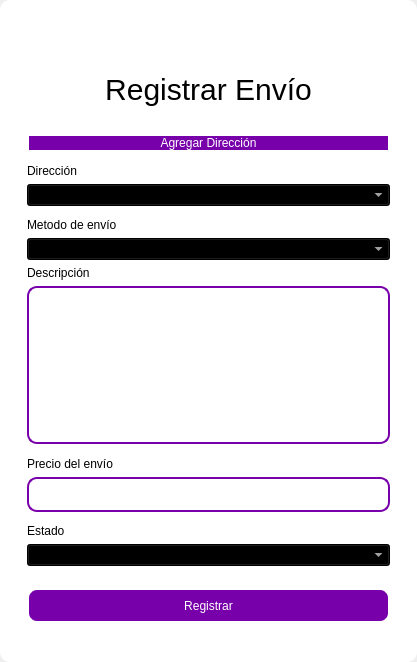
<?xml version="1.0" encoding="UTF-8"?>
<ui version="4.0">
 <class>MainWindow</class>
 <widget class="QMainWindow" name="MainWindow">
  <property name="geometry">
   <rect>
    <x>0</x>
    <y>0</y>
    <width>417</width>
    <height>662</height>
   </rect>
  </property>
  <property name="windowTitle">
   <string>MainWindow</string>
  </property>
  <property name="styleSheet">
   <string notr="true"/>
  </property>
  <widget class="QWidget" name="centralwidget">
   <property name="styleSheet">
    <string notr="true"/>
   </property>
   <layout class="QVBoxLayout" name="verticalLayout">
    <property name="spacing">
     <number>0</number>
    </property>
    <property name="leftMargin">
     <number>0</number>
    </property>
    <property name="topMargin">
     <number>0</number>
    </property>
    <property name="rightMargin">
     <number>0</number>
    </property>
    <property name="bottomMargin">
     <number>0</number>
    </property>
    <item>
     <widget class="QFrame" name="frame">
      <property name="enabled">
       <bool>true</bool>
      </property>
      <property name="styleSheet">
       <string notr="true">QFrame {
	border-radius:10px;
	background-color: rgb(255, 255, 255);
 }
</string>
      </property>
      <property name="frameShape">
       <enum>QFrame::StyledPanel</enum>
      </property>
      <property name="frameShadow">
       <enum>QFrame::Raised</enum>
      </property>
      <layout class="QVBoxLayout" name="verticalLayout_2">
       <item>
        <widget class="QFrame" name="frame_superior">
         <property name="minimumSize">
          <size>
           <width>0</width>
           <height>40</height>
          </size>
         </property>
         <property name="maximumSize">
          <size>
           <width>16777215</width>
           <height>40</height>
          </size>
         </property>
         <property name="styleSheet">
          <string notr="true">QPushButton{
border-radius:18px;
}

QPushButton:hover{
	background-color: rgb(0, 0, 0);
}
</string>
         </property>
         <property name="frameShape">
          <enum>QFrame::StyledPanel</enum>
         </property>
         <property name="frameShadow">
          <enum>QFrame::Raised</enum>
         </property>
         <layout class="QHBoxLayout" name="horizontalLayout_3">
          <property name="spacing">
           <number>4</number>
          </property>
          <property name="leftMargin">
           <number>0</number>
          </property>
          <property name="topMargin">
           <number>0</number>
          </property>
          <property name="rightMargin">
           <number>0</number>
          </property>
          <property name="bottomMargin">
           <number>0</number>
          </property>
          <item>
           <widget class="QPushButton" name="btn_icon">
            <property name="text">
             <string/>
            </property>
            <property name="iconSize">
             <size>
              <width>40</width>
              <height>40</height>
             </size>
            </property>
           </widget>
          </item>
          <item>
           <spacer name="horizontalSpacer_2">
            <property name="orientation">
             <enum>Qt::Horizontal</enum>
            </property>
            <property name="sizeHint" stdset="0">
             <size>
              <width>443</width>
              <height>20</height>
             </size>
            </property>
           </spacer>
          </item>
          <item>
           <widget class="QPushButton" name="bt_minimizar">
            <property name="minimumSize">
             <size>
              <width>38</width>
              <height>38</height>
             </size>
            </property>
            <property name="maximumSize">
             <size>
              <width>38</width>
              <height>38</height>
             </size>
            </property>
            <property name="cursor">
             <cursorShape>PointingHandCursor</cursorShape>
            </property>
            <property name="text">
             <string/>
            </property>
            <property name="icon">
             <iconset>
              <normaloff>image/minus.svg</normaloff>image/minus.svg</iconset>
            </property>
            <property name="iconSize">
             <size>
              <width>38</width>
              <height>38</height>
             </size>
            </property>
           </widget>
          </item>
          <item>
           <widget class="QPushButton" name="bt_maximizar">
            <property name="minimumSize">
             <size>
              <width>38</width>
              <height>38</height>
             </size>
            </property>
            <property name="maximumSize">
             <size>
              <width>38</width>
              <height>38</height>
             </size>
            </property>
            <property name="cursor">
             <cursorShape>PointingHandCursor</cursorShape>
            </property>
            <property name="text">
             <string/>
            </property>
            <property name="icon">
             <iconset>
              <normaloff>image/chevron-up.svg</normaloff>image/chevron-up.svg</iconset>
            </property>
            <property name="iconSize">
             <size>
              <width>38</width>
              <height>38</height>
             </size>
            </property>
           </widget>
          </item>
          <item>
           <widget class="QPushButton" name="bt_restaurar">
            <property name="minimumSize">
             <size>
              <width>38</width>
              <height>38</height>
             </size>
            </property>
            <property name="maximumSize">
             <size>
              <width>38</width>
              <height>38</height>
             </size>
            </property>
            <property name="cursor">
             <cursorShape>PointingHandCursor</cursorShape>
            </property>
            <property name="text">
             <string/>
            </property>
            <property name="icon">
             <iconset>
              <normaloff>image/chevron-down.svg</normaloff>image/chevron-down.svg</iconset>
            </property>
            <property name="iconSize">
             <size>
              <width>38</width>
              <height>38</height>
             </size>
            </property>
           </widget>
          </item>
          <item>
           <widget class="QPushButton" name="bt_cerrar">
            <property name="minimumSize">
             <size>
              <width>38</width>
              <height>38</height>
             </size>
            </property>
            <property name="maximumSize">
             <size>
              <width>38</width>
              <height>38</height>
             </size>
            </property>
            <property name="cursor">
             <cursorShape>PointingHandCursor</cursorShape>
            </property>
            <property name="text">
             <string/>
            </property>
            <property name="icon">
             <iconset>
              <normaloff>image/x.svg</normaloff>image/x.svg</iconset>
            </property>
            <property name="iconSize">
             <size>
              <width>38</width>
              <height>38</height>
             </size>
            </property>
           </widget>
          </item>
         </layout>
        </widget>
       </item>
       <item>
        <widget class="QFrame" name="frame_3">
         <property name="styleSheet">
          <string notr="true">QLabel {
	color: rgb(255, 255, 254);
	font: 12pt &quot;Arial&quot;;
	background-color: rgba(0, 0, 0,0);
}

QTextEdit{
background-color: rgba(0, 0, 0,0);
border-radius:10px; 
font: 12pt &quot;Arial&quot;;
color: rgb(255, 255, 254);
border: 2px solid  rgb(255, 255, 255);

}

QTextEdit:hover{
background-color: rgba(0, 0, 0,0);
border-radius:10px; 
font: 12pt &quot;Arial&quot;;
border: 2px solid  rgb(120, 0, 171);
}

QTextEdit:focus{
background-color: rgb(0, 0, 0);
border-radius:10px; 
font: 12pt &quot;Arial&quot;;
border: 2px solid rgb(120, 0, 171);
}

QLineEdit{
background-color: rgba(0, 0, 0,0);
border-radius:10px; 
font: 12pt &quot;Arial&quot;;
color: rgb(255, 255, 254);
border: 2px solid  rgb(255, 255, 255);

}

QLineEdit:hover{
background-color: rgba(0, 0, 0,0);
border-radius:10px; 
font: 12pt &quot;Arial&quot;;
border: 2px solid  rgb(120, 0, 171);
}

QLineEdit:focus{
background-color: rgb(0, 0, 0);
border-radius:10px; 
font: 12pt &quot;Arial&quot;;
border: 2px solid rgb(120, 0, 171);
}

QCheckBox{
	font: 12pt &quot;Arial&quot;;
	color: rgb(255, 255, 255);
}

QCheckBox::indicator {
    width: 18px;
    height:18px;
}

QCheckBox::indicator:unchecked {
   background-image: url(image/square.svg);
}

QCheckBox::indicator:checked {
   background-image: url(image/check-square.svg);
}

QPushButton{
border-radius:10px; 
font: 12pt &quot;Arial&quot;;
color: rgb(255, 255, 254);
border: 2px solid #ffffff;
}

QPushButton:hover{
border-radius:10px; 
font: 12pt &quot;Arial&quot;;
color: rgb(255, 255, 255);
border: 2px solid rgb(120, 0, 171);
	background-color: rgb(120, 0, 171);
}
</string>
         </property>
         <property name="frameShape">
          <enum>QFrame::StyledPanel</enum>
         </property>
         <property name="frameShadow">
          <enum>QFrame::Raised</enum>
         </property>
         <layout class="QHBoxLayout" name="horizontalLayout_4">
          <item>
           <layout class="QVBoxLayout" name="verticalLayout_4">
            <property name="spacing">
             <number>5</number>
            </property>
            <property name="rightMargin">
             <number>0</number>
            </property>
            <property name="bottomMargin">
             <number>0</number>
            </property>
            <item>
             <widget class="QLabel" name="label_3">
              <property name="minimumSize">
               <size>
                <width>100</width>
                <height>50</height>
               </size>
              </property>
              <property name="styleSheet">
               <string notr="true">font-size: 30px;
color: rgb(0, 0, 0);</string>
              </property>
              <property name="text">
               <string>Registrar Envío</string>
              </property>
              <property name="alignment">
               <set>Qt::AlignCenter</set>
              </property>
             </widget>
            </item>
            <item>
             <widget class="QFrame" name="frame_4">
              <property name="maximumSize">
               <size>
                <width>400</width>
                <height>700</height>
               </size>
              </property>
              <property name="styleSheet">
               <string notr="true">QLabel {
color: rgb(0, 0, 0);
	font: 12pt &quot;Arial&quot;;
	background-color: rgba(0, 0, 0,0);
}

QTextEdit{
background-color: rgba(0, 0, 0,0);
border-radius:10px; 
font: 12pt &quot;Arial&quot;;
color: rgb(0, 0, 0);
border: 2px solid  rgb(120, 0, 171);

}

QTextEdit:hover{
background-color: rgba(0, 0, 0,0);
border-radius:10px; 
font: 12pt &quot;Arial&quot;;
border: 2px solid  rgb(120, 0, 171);
	color: rgb(255, 255, 255);
}

QTextEdit:focus{
background-color: rgb(0, 0, 0);
border-radius:10px; 
font: 12pt &quot;Arial&quot;;
border: 2px solid rgb(120, 0, 171);
	
}

QLineEdit{
background-color: rgba(0, 0, 0,0);
border-radius:10px; 
font: 12pt &quot;Arial&quot;;
	color: rgb(0, 0, 0);
border: 2px solid  rgb(120, 0, 171);
}

QLineEdit:hover{
background-color: rgba(0, 0, 0,0);
border-radius:10px; 
font: 12pt &quot;Arial&quot;;
border: 2px solid  rgb(120, 0, 171);
}

QLineEdit:focus{
background-color: rgb(0, 0, 0);
border-radius:10px; 
font: 12pt &quot;Arial&quot;;
border: 2px solid rgb(120, 0, 171);
color: rgb(255, 255, 255);
}

QCheckBox{
	font: 12pt &quot;Arial&quot;;
	color: rgb(255, 255, 255);
}

QCheckBox::indicator {
    width: 18px;
    height:18px;
}

QCheckBox::indicator:unchecked {
   background-image: url(image/square.svg);
}

QCheckBox::indicator:checked {
   background-image: url(image/check-square.svg);
}

QPushButton{
border-radius:10px; 
font: 12pt &quot;Arial&quot;;
color: rgb(255, 255, 254);
border: 2px solid #ffffff;
background-color: rgb(120, 0, 171);
}

QPushButton:hover{
border-radius:10px; 
font: 12pt &quot;Arial&quot;;
color: rgb(255, 255, 255);
border: 2px solid rgb(120, 0, 171);
	background-color: rgb(120, 0, 171);
}
</string>
              </property>
              <property name="frameShape">
               <enum>QFrame::StyledPanel</enum>
              </property>
              <property name="frameShadow">
               <enum>QFrame::Raised</enum>
              </property>
              <layout class="QVBoxLayout" name="verticalLayout_3">
               <property name="leftMargin">
                <number>9</number>
               </property>
               <property name="topMargin">
                <number>9</number>
               </property>
               <property name="rightMargin">
                <number>9</number>
               </property>
               <property name="bottomMargin">
                <number>9</number>
               </property>
               <item>
                <spacer name="verticalSpacer_3">
                 <property name="orientation">
                  <enum>Qt::Vertical</enum>
                 </property>
                 <property name="sizeHint" stdset="0">
                  <size>
                   <width>20</width>
                   <height>40</height>
                  </size>
                 </property>
                </spacer>
               </item>
               <item>
                <widget class="QPushButton" name="btn_add_address">
                 <property name="text">
                  <string>Agregar Dirección</string>
                 </property>
                </widget>
               </item>
               <item>
                <spacer name="verticalSpacer_4">
                 <property name="orientation">
                  <enum>Qt::Vertical</enum>
                 </property>
                 <property name="sizeHint" stdset="0">
                  <size>
                   <width>20</width>
                   <height>40</height>
                  </size>
                 </property>
                </spacer>
               </item>
               <item>
                <widget class="QLabel" name="label_8">
                 <property name="text">
                  <string>Dirección</string>
                 </property>
                </widget>
               </item>
               <item>
                <widget class="QComboBox" name="address_combobox">
                 <property name="styleSheet">
                  <string notr="true">background-color: rgb(0, 0, 0);
color: rgb(255, 255, 255);</string>
                 </property>
                </widget>
               </item>
               <item>
                <spacer name="verticalSpacer">
                 <property name="orientation">
                  <enum>Qt::Vertical</enum>
                 </property>
                 <property name="sizeHint" stdset="0">
                  <size>
                   <width>20</width>
                   <height>40</height>
                  </size>
                 </property>
                </spacer>
               </item>
               <item>
                <widget class="QLabel" name="label_4">
                 <property name="text">
                  <string>Metodo de envío</string>
                 </property>
                </widget>
               </item>
               <item>
                <widget class="QComboBox" name="method_combobox">
                 <property name="styleSheet">
                  <string notr="true">background-color: rgb(0, 0, 0);
color: rgb(255, 255, 255);</string>
                 </property>
                </widget>
               </item>
               <item>
                <widget class="QLabel" name="label">
                 <property name="text">
                  <string>Descripción</string>
                 </property>
                </widget>
               </item>
               <item>
                <widget class="QTextEdit" name="descriptiontxt"/>
               </item>
               <item>
                <spacer name="verticalSpacer_6">
                 <property name="orientation">
                  <enum>Qt::Vertical</enum>
                 </property>
                 <property name="sizeHint" stdset="0">
                  <size>
                   <width>20</width>
                   <height>40</height>
                  </size>
                 </property>
                </spacer>
               </item>
               <item>
                <widget class="QLabel" name="label_2">
                 <property name="text">
                  <string>Precio del envío</string>
                 </property>
                </widget>
               </item>
               <item>
                <widget class="QLineEdit" name="budgettxt">
                 <property name="minimumSize">
                  <size>
                   <width>0</width>
                   <height>35</height>
                  </size>
                 </property>
                </widget>
               </item>
               <item>
                <spacer name="verticalSpacer_10">
                 <property name="orientation">
                  <enum>Qt::Vertical</enum>
                 </property>
                 <property name="sizeHint" stdset="0">
                  <size>
                   <width>20</width>
                   <height>40</height>
                  </size>
                 </property>
                </spacer>
               </item>
               <item>
                <widget class="QLabel" name="label_6">
                 <property name="text">
                  <string>Estado</string>
                 </property>
                </widget>
               </item>
               <item>
                <widget class="QComboBox" name="status_combobox">
                 <property name="styleSheet">
                  <string notr="true">background-color: rgb(0, 0, 0);
color: rgb(255, 255, 255);</string>
                 </property>
                </widget>
               </item>
               <item>
                <spacer name="verticalSpacer_9">
                 <property name="orientation">
                  <enum>Qt::Vertical</enum>
                 </property>
                 <property name="sizeHint" stdset="0">
                  <size>
                   <width>20</width>
                   <height>50</height>
                  </size>
                 </property>
                </spacer>
               </item>
               <item>
                <widget class="QPushButton" name="btn_add">
                 <property name="minimumSize">
                  <size>
                   <width>0</width>
                   <height>35</height>
                  </size>
                 </property>
                 <property name="cursor">
                  <cursorShape>PointingHandCursor</cursorShape>
                 </property>
                 <property name="text">
                  <string>Registrar</string>
                 </property>
                </widget>
               </item>
               <item>
                <spacer name="verticalSpacer_7">
                 <property name="orientation">
                  <enum>Qt::Vertical</enum>
                 </property>
                 <property name="sizeHint" stdset="0">
                  <size>
                   <width>20</width>
                   <height>40</height>
                  </size>
                 </property>
                </spacer>
               </item>
               <item>
                <spacer name="verticalSpacer_8">
                 <property name="orientation">
                  <enum>Qt::Vertical</enum>
                 </property>
                 <property name="sizeHint" stdset="0">
                  <size>
                   <width>20</width>
                   <height>40</height>
                  </size>
                 </property>
                </spacer>
               </item>
              </layout>
             </widget>
            </item>
           </layout>
          </item>
         </layout>
        </widget>
       </item>
      </layout>
     </widget>
    </item>
   </layout>
  </widget>
 </widget>
 <resources/>
 <connections/>
</ui>
